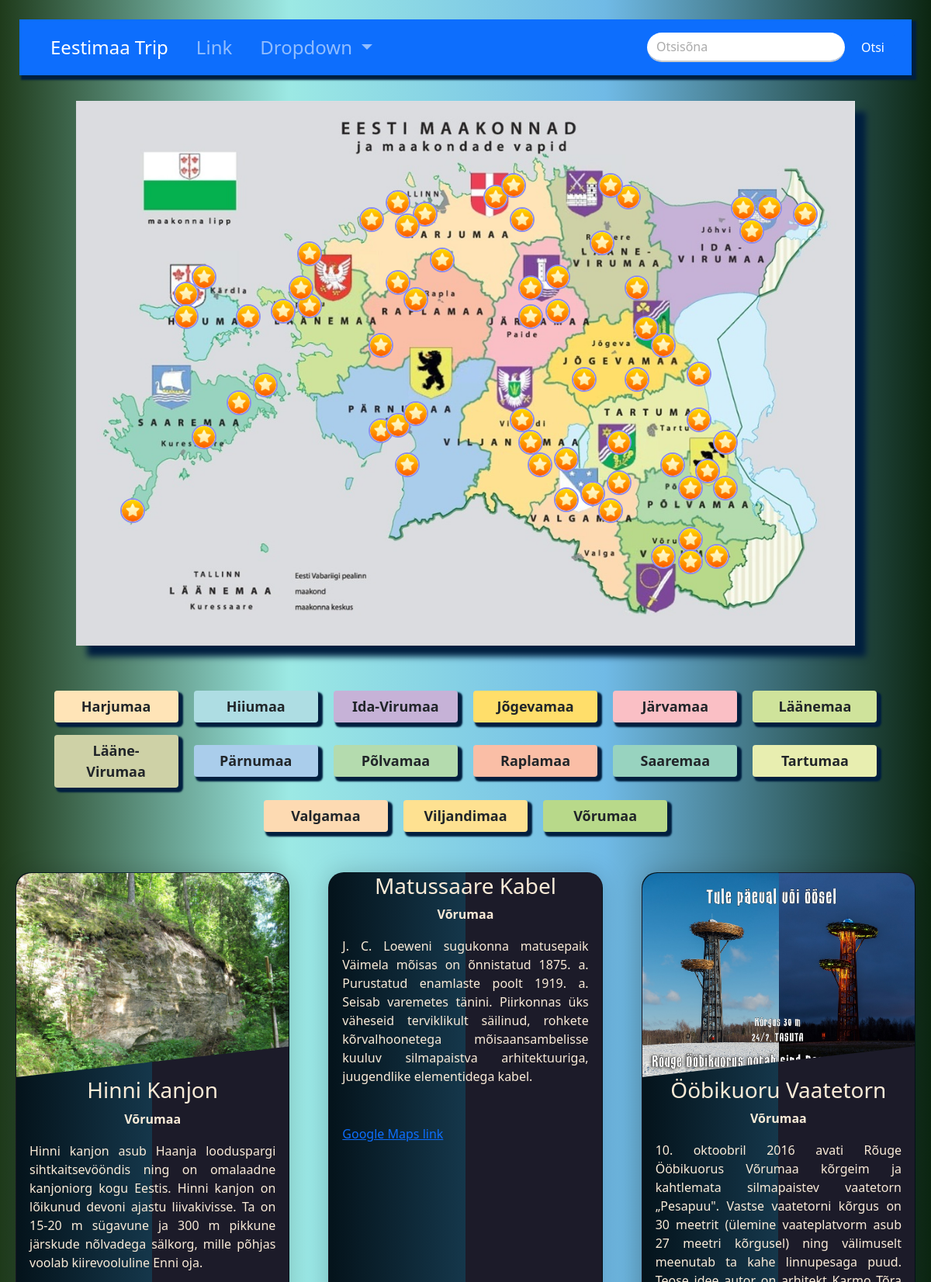
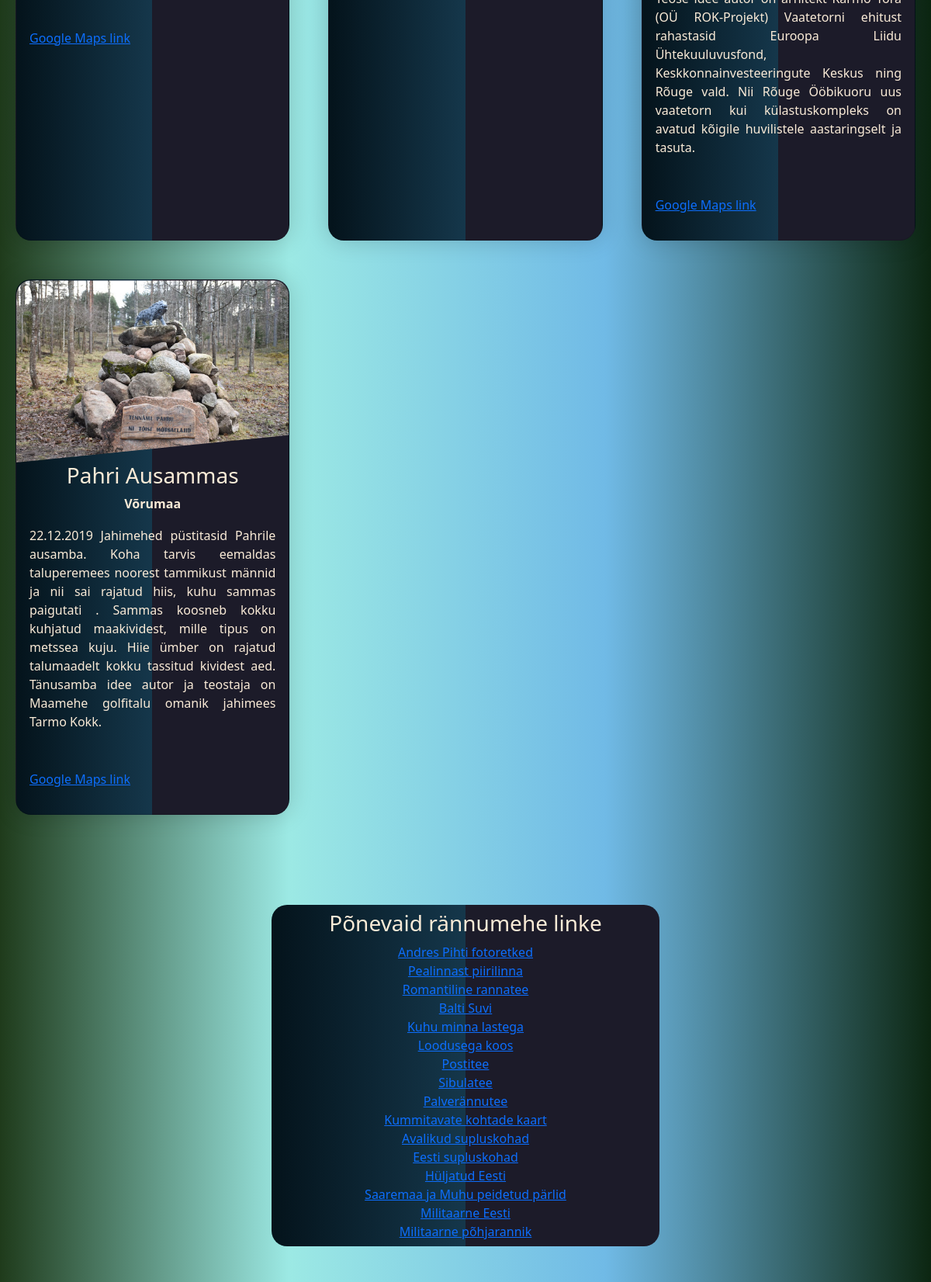
The page /vor.php (upper part) on the database its author committed (2 pictures, top to bottom).
### tables this page shows
CREATE TABLE `siht` (
  `id` int(11) NOT NULL,
  `tunnus` varchar(7) NOT NULL,
  `nimi` varchar(50) NOT NULL,
  `maakond` varchar(20) NOT NULL,
  `info` varchar(3000) NOT NULL,
  `asukoht` varchar(50) NOT NULL,
  `iframe` varchar(1000) NOT NULL
);

### vor.php (the view, shortened to what this page needs)
<?php
    $message_sent = false;
?>
<!DOCTYPE html>
<html lang="en">
<head>
    <link rel="stylesheet" href="css/bootstrap.min.css">
    <link rel="stylesheet" href="style/style.css">
</head>
<body>
    <nav class="navbar navbar-expand-lg navbar-dark bg-primary">
        <div class="container-fluid">
          <div class="collapse navbar-collapse" id="navbarSupportedContent">
            <ul class="navbar-nav me-auto mb-2 mb-lg-0">
              <li class="nav-item">
                <a class="nav-link active" aria-current="page" href="#">Eestimaa Trip</a>
              </li>
              <li class="nav-item">
                <a class="nav-link" href="#">Link</a>
              </li>
              <li class="nav-item dropdown">
                <a class="nav-link dropdown-toggle" href="#" id="navbarDropdown" role="button" data-bs-toggle="dropdown" aria-expanded="false">
                  Dropdown
                </a>
              </li>
            </ul>
            <form class="d-flex">
              <input class="form-control me-2 rounded-pill" type="search" placeholder="Otsisõna" aria-label="Search">
              <button class="btn btn-primary" type="submit">Otsi</button>
            </form>
          </div>
        </div>
    </nav>
<div id="body">
        <?php include 'map.php';?>
        <div id="maakonnad">
            <button type="button" class="btn" onclick="window.location.href='har.php#siht'" style="background-color: #ffe4b7;">Harjumaa</button>
            <button type="button" class="btn" onclick="window.location.href='hii.php#siht'" style="background-color: #aedde3;">Hiiumaa</button>
            <button type="button" class="btn" onclick="window.location.href='ivi.php#siht'" style="background-color: #c6b2d7;">Ida-Virumaa</button>
            <button type="button" class="btn" onclick="window.location.href='jog.php#siht'" style="background-color: #ffde6a;">Jõgevamaa</button>
            <button type="button" class="btn" onclick="window.location.href='jar.php#siht'" style="background-color: #fabfc5;">Järvamaa</button>
            <button type="button" class="btn" onclick="window.location.href='laa.php#siht'" style="background-color: #cfe39b;">Läänemaa</button>
            <button type="button" class="btn" onclick="window.location.href='lvi.php#siht'" style="background-color: #ced1a6;">Lääne-Virumaa</button>
            <button type="button" class="btn" onclick="window.location.href='par.php#siht'" style="background-color: #aacdeb;">Pärnumaa</button>
            <button type="button" class="btn" onclick="window.location.href='pol.php#siht'" style="background-color: #b4dbae;">Põlvamaa</button>
            <button type="button" class="btn" onclick="window.location.href='rap.php#siht'" style="background-color: #fabea6;">Raplamaa</button>
            <button type="button" class="btn" onclick="window.location.href='saa.php#siht'" style="background-color: #98d3bf;">Saaremaa</button>
            <button type="button" class="btn" onclick="window.location.href='tar.php#siht'" style="background-color: #e8eeb0;">Tartumaa</button>
            <button type="button" class="btn" onclick="window.location.href='val.php#siht'" style="background-color: #fddab2;">Valgamaa</button>
            <button type="button" class="btn" onclick="window.location.href='vil.php#siht'" style="background-color: #fee191;">Viljandimaa</button>
            <button type="button" class="btn" onclick="window.location.href='vor.php#siht'" style="background-color: #b8d98a;">Võrumaa</button>
        </div><br>
        <?php
        $servername = "localhost";
        $username = "root";
        $password = "";
        $dbname = "eesti_trip";
        $conn = mysqli_connect($servername, $username, $password, $dbname);
        $sql = "SELECT tunnus, nimi, maakond, info, asukoht, iframe FROM siht WHERE maakond='Võrumaa'";
        if ($result=mysqli_query($conn,$sql)) {
            if(mysqli_num_rows($result)>0){
                echo"<div class='cards'>";
                while($row=mysqli_fetch_array($result)){
                    echo"<div class='card'>";
                    echo"<div class='card_container'>";
                    echo"<img class='location' src='img/".$row['tunnus'].".jpg' alt=''>";
                    echo"</div>";
                    echo"<div class='details'>";
                    echo"<h3>".$row['nimi']."</h3>";
                    echo"<div class='mk'><b>".$row['maakond']."</b></div>";
                    echo"<p>".$row['info']."</p>";
                    echo"<p><a target='_blank' href=".$row['asukoht'].">Google Maps link</a></p>";
                    echo"</div>";
                    echo"</div>";
                }
                echo"</div class='cards'>";
                } else {
                    echo"Kirjeid ei leitud!";
                }
        } else {
            echo "Viga: " . $sql . "<br>" . mysqli_error($conn);
        }
        ?>
        </div><br><br>
    </div><br><br>
    <?php include 'links.php';?>
    <?php
    if($message_sent):
    ?>
      <h3>Tänud, me võtame teiega ühendust!</h3>
    <?php
    else:
    ?>
    <br>
    <?php
    endif;
    ?>
</body>
</html>

### style/style.css (style rules this page uses)
:root { --boxshadow: #001f3f; --font-color: #555; --font-color-color: orange; }
body { background-color: #b3c6ce; background: linear-gradient(90deg, rgb(31, 59, 27) 0%, rgba(156,233,228,1) 31%, rgba(112,186,230,1) 65%, rgba(12,38,17,1) 100%); background-attachment: fixed; color: antiquewhite; text-align: center; }
.navbar-nav > li { margin-left:10px; margin-right:10px; font-size: x-large; }
.navbar { background-color: #001f3f; margin: 25px; padding: 10px; box-shadow: 4px 4px 2px 2px var(--boxshadow); }
.form-control { box-shadow: none; border-radius: 0; border-color: #CCC; border-width: 2px; border-style: none none solid none; }
.form-control::placeholder { color: #aaa; }
#maakonnad { margin: auto; width: 90%; display: block; }
#maakonnad > button { width: 160px; margin: 8px; font-size: large; font-weight: 600; box-shadow: 4px 4px 2px 2px var(--boxshadow); }
.cards { display: grid; grid-template-columns: repeat(auto-fit, minmax(300px,1fr)); padding: 20px; grid-gap: 50px; }
.card { text-align: justify; background: linear-gradient(90deg, rgb(4, 19, 27) 0%, rgb(21, 55, 75) 50%, rgba(28,27,41,1) 50%, rgba(28,27,41,1) 100%); border-radius: 20px; box-shadow: 0 0 30px rgba(0,0,0,0.18); transition: 0.4s; cursor: pointer; }
.mk { text-align: center; }
.card_container { position: relative; clip-path: polygon(0 0,100% 0, 100% 85%, 0 100%); }
img.location { width: 100%; display: block; border-radius: 20px 20px 0 0; }
h3 { text-align: center; }
p { padding: 17px; }

### rows shown on the page
siht: tunnus (picture), nimi "Hinni Kanjon", maakond "Võrumaa", info "Hinni kanjon asub Haanja looduspargi sihtkaitsevööndis ning on omalaadne kanjoniorg kogu Eestis. Hinni kanjon on lõikunud devoni ajastu liivakivisse. Ta on 15-20 m sügavune ja 300 m pikkune järskude nõlvadega sälkorg, mille põhjas voolab kiirevooluline Enni oja."
siht: nimi "Matussaare Kabel", maakond "Võrumaa", info "J. C. Loeweni sugukonna matusepaik Väimela mõisas on õnnistatud 1875. a. Purustatud enamlaste poolt 1919. a. Seisab varemetes tänini. Piirkonnas üks väheseid terviklikult säilinud, rohkete kõrvalhoonetega mõisaansambelisse kuuluv silmapaistva arhitektuuriga, juugendlike elementidega kabel."
siht: tunnus (picture), nimi "Ööbikuoru Vaatetorn", maakond "Võrumaa", info "10. oktoobril 2016 avati Rõuge Ööbikuorus Võrumaa kõrgeim ja kahtlemata silmapaistev vaatetorn „Pesapuu\". Vastse vaatetorni kõrgus on 30 meetrit (ülemine vaateplatvorm asub 27 meetri kõrgusel) ning välimuselt meenutab ta kahe linnupesaga puud. Teose idee autor on arhitekt Karmo Tõra (OÜ ROK-Projekt) Vaatetorni ehitust rahastasid Euroopa Liidu Ühtekuuluvusfond, Keskkonnainvesteeringute Keskus ning Rõuge vald. Nii Rõuge Ööbikuoru uus vaatetorn kui külastuskompleks on avatud kõigile huvilistele aastaringselt ja tasuta."
siht: tunnus (picture), nimi "Pahri Ausammas", maakond "Võrumaa", info "22.12.2019 Jahimehed püstitasid Pahrile ausamba. Koha tarvis eemaldas taluperemees noorest tammikust männid ja nii sai rajatud hiis, kuhu sammas paigutati . Sammas koosneb kokku kuhjatud maakividest, mille tipus on metssea kuju. Hiie ümber on rajatud talumaadelt kokku tassitud kividest aed. Tänusamba idee autor ja teostaja on Maamehe golfitalu omanik jahimees Tarmo Kokk."
